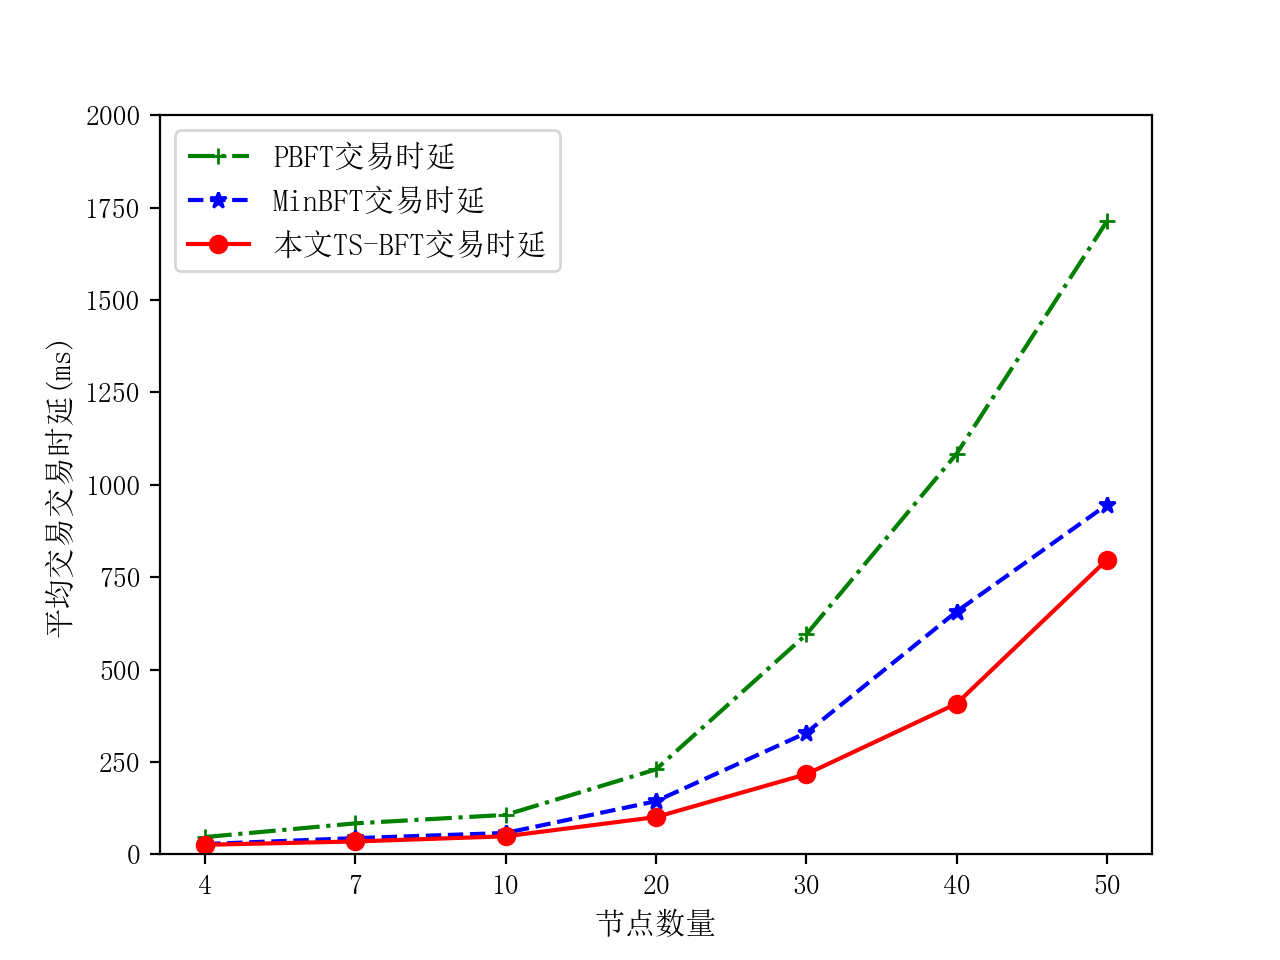

Write the Python code that produced this figure.
# encoding:utf-8
'''
创建人：lin
创建时间：
'''
import matplotlib.pyplot as plt
import numpy as np
import matplotlib.ticker as mtick
from matplotlib.font_manager import FontProperties
import matplotlib
font = FontProperties(fname=r"/System/Library/Fonts/.ttc", size=10)
a = [41, 73, 91, 203, 579, 1016, 1627]
b = [26, 35, 50, 131, 322, 606, 913]
c = [21, 29, 36, 94, 232, 415, 714]

plt.rcParams['font.sans-serif'] = ['Simsun']
# print(matplotlib.matplotlib_fname())

fmt = '%d'
yticks = mtick.FormatStrFormatter(fmt)
lx = [u'4', u'7', u'10', u'20', u'30', u'40', u'50']
x_indexes = np.arange(len(lx))
width = 0.2
fig = plt.figure()
ax1 = fig.add_subplot(111)
ax1.plot(x_indexes, a, '+g-.', label=u'PBFT交易时延')
ax1.plot(x_indexes, b, '*b--', label=u'MinBFT交易时延')
ax1.plot(x_indexes, c, 'or-', label=u'本文TS-BFT交易时延')
ax1.yaxis.set_major_formatter(yticks)
ax1.legend(loc=1)
ax1.set_ylim([0, 2000])
ax1.set_ylabel('平均交易交易时延(ms)', {'size': 10})
plt.legend(prop={'family': 'Simsun', 'size': 10}, loc="best")
plt.xticks(x_indexes, lx)
ax1.set_xlabel('节点数量', {'size': 10})
#plt.savefig('./Figure_1.png', dpi=200)
plt.show()
